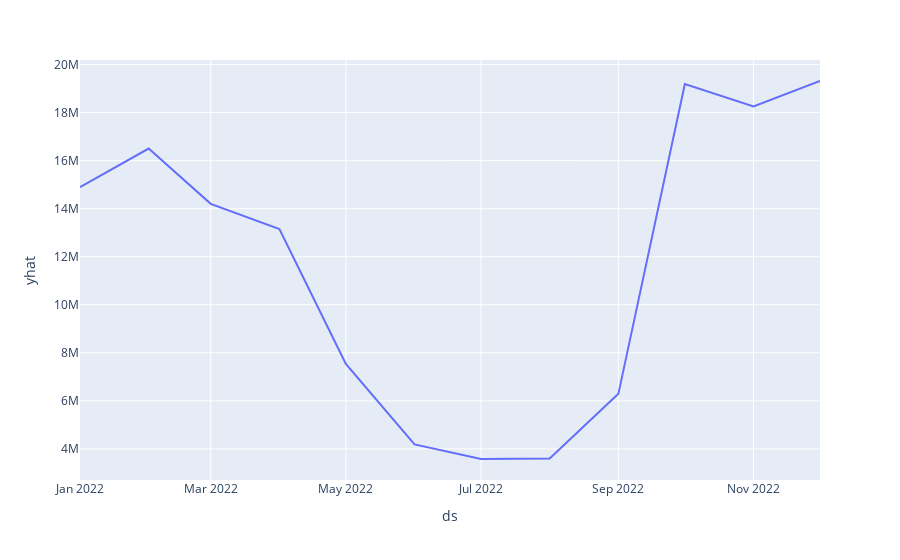

This figure's notebook cell:
### Code cell
px.line(forecast,x = forecast["ds"], y = forecast["yhat"])

### Figure 1 — Plotly figure (JSON) as saved in the notebook; plotly's stock layout.template omitted (floating-point values rounded to 4 significant figures)
{"data": [{"hovertemplate": "ds=%{x}<br>yhat=%{y}<extra></extra>", "legendgroup": "", "line": {"color": "#636efa", "dash": "solid"}, "marker": {"symbol": "circle"}, "mode": "lines", "name": "", "orientation": "v", "showlegend": false, "type": "scatter", "x": ["2022-01-01T00:00:00", "2022-02-01T00:00:00", "2022-03-01T00:00:00", "2022-04-01T00:00:00", "2022-05-01T00:00:00", "2022-06-01T00:00:00", "2022-07-01T00:00:00", "2022-08-01T00:00:00", "2022-09-01T00:00:00", "2022-10-01T00:00:00", "2022-11-01T00:00:00", "2022-12-01T00:00:00"], "xaxis": "x", "y": [14900000.0, 16500000.0, 14200000.0, 13150000.0, 7537000.0, 4186000.0, 3578000.0, 3595000.0, 6291000.0, 19190000.0, 18250000.0, 19320000.0], "yaxis": "y"}], "layout": {"legend": {"tracegroupgap": 0}, "margin": {"t": 60}, "xaxis": {"anchor": "y", "domain": [0, 1], "title": {"text": "ds"}}, "yaxis": {"anchor": "x", "domain": [0, 1], "title": {"text": "yhat"}}}}
